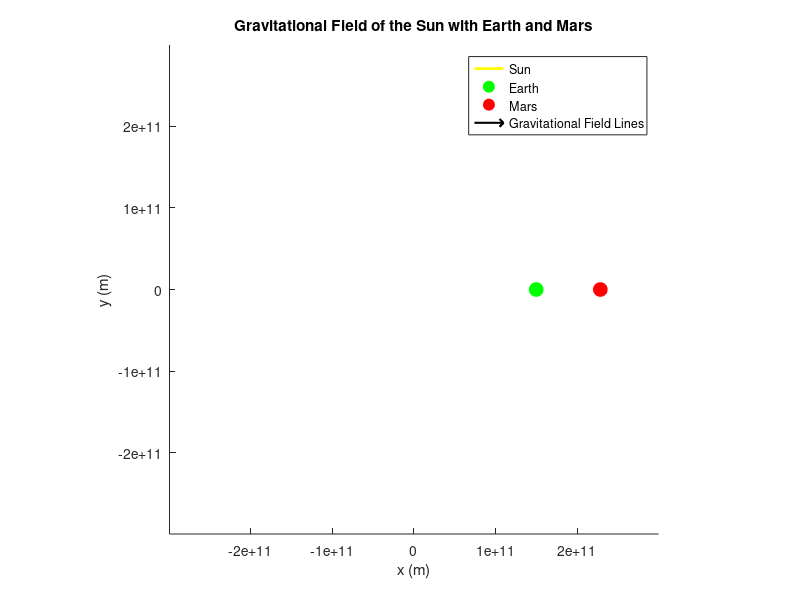

MATLAB code for this plot:
% Optimized MATLAB Script to plot gravitational field lines of the Sun with Earth and Mars
clc;
clear;
close all;

% Constants
G = 6.67430e-11;   % Gravitational constant (m^3 kg^-1 s^-2)
M_sun = 1.989e30;  % Mass of the Sun (kg)
AU = 1.496e11;     % Astronomical Unit (m), distance from the Earth to the Sun

% Define the grid for the plot (2D space around the Sun)
x = linspace(-2*AU, 2*AU, 100);  % Reduced grid size (100 points)
y = linspace(-2*AU, 2*AU, 100);
[X, Y] = meshgrid(x, y);

% Gravitational field (force per unit mass)
R = sqrt(X.^2 + Y.^2);
R(R == 0) = NaN;  % Avoid division by zero at the Sun's location
F = G * M_sun ./ R.^2;

% Calculate the components of the gravitational field (pointing towards the Sun)
Ex = -F .* X ./ R;  % X-component of the field
Ey = -F .* Y ./ R;  % Y-component of the field

% Create the figure
figure;
hold on;
axis equal;
xlim([-2*AU, 2*AU]);
ylim([-2*AU, 2*AU]);
xlabel('x (m)');
ylabel('y (m)');
title('Gravitational Field of the Sun with Earth and Mars');

% Plot the Sun as a yellow circle at the origin
sun_radius = 696340e3;  % Radius of the Sun in meters
theta = linspace(0, 2*pi, 100);
plot(sun_radius * cos(theta), sun_radius * sin(theta), 'y', 'LineWidth', 2);

% Plot Earth and Mars' positions (approximate positions in AU)
earth_x = 1 * AU;  % 1 AU from the Sun
earth_y = 0;       % On the x-axis for simplicity
plot(earth_x, earth_y, 'go', 'MarkerFaceColor', 'g', 'MarkerSize', 10);

% Mars - 1.524 AU from the Sun (simplified)
mars_x = 1.524 * AU; % 1.524 AU from the Sun
mars_y = 0;         % On the x-axis for simplicity
plot(mars_x, mars_y, 'ro', 'MarkerFaceColor', 'r', 'MarkerSize', 10);

% Create the 2D field lines using quiver with reduced density of arrows
quiver(X(1:5:end, 1:5:end), Y(1:5:end, 1:5:end), ...
    Ex(1:5:end, 1:5:end), Ey(1:5:end, 1:5:end), ...
    'k', 'AutoScale', 'off', 'LineWidth', 1.5);

% Display
legend('Sun', 'Earth', 'Mars', 'Gravitational Field Lines', 'Location', 'best');
hold off;
